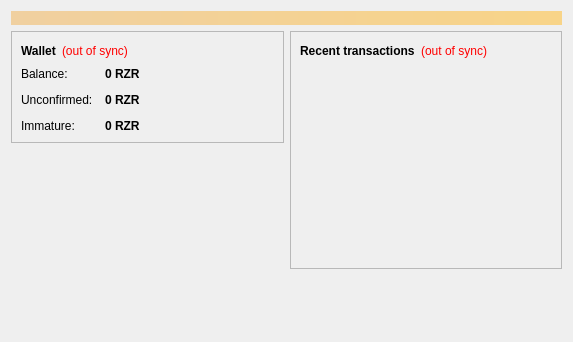
<?xml version="1.0" encoding="UTF-8"?>
<ui version="4.0">
 <class>OverviewPage</class>
 <widget class="QWidget" name="OverviewPage">
  <property name="geometry">
   <rect>
    <x>0</x>
    <y>0</y>
    <width>573</width>
    <height>342</height>
   </rect>
  </property>
  <property name="windowTitle">
   <string>Form</string>
  </property>
  <layout class="QVBoxLayout" name="topLayout">
   <item>
    <widget class="QLabel" name="labelAlerts">
     <property name="visible">
      <bool>false</bool>
     </property>
     <property name="styleSheet">
      <string notr="true">background-color: qlineargradient(x1: 0, y1: 0, x2: 1, y2: 0, stop:0 #F0D0A0, stop:1 #F8D488); color:#000000;</string>
     </property>
     <property name="wordWrap">
      <bool>true</bool>
     </property>
     <property name="margin">
      <number>3</number>
     </property>
    </widget>
   </item>
   <item>
    <layout class="QHBoxLayout" name="horizontalLayout" stretch="1,1">
     <item>
      <layout class="QVBoxLayout" name="verticalLayout_2">
       <item>
        <widget class="QFrame" name="frame">
         <property name="frameShape">
          <enum>QFrame::StyledPanel</enum>
         </property>
         <property name="frameShadow">
          <enum>QFrame::Raised</enum>
         </property>
         <layout class="QVBoxLayout" name="verticalLayout_4">
          <item>
           <layout class="QHBoxLayout" name="horizontalLayout_4">
            <item>
             <widget class="QLabel" name="label_5">
              <property name="font">
               <font>
                <weight>75</weight>
                <bold>true</bold>
               </font>
              </property>
              <property name="text">
               <string>Wallet</string>
              </property>
             </widget>
            </item>
            <item>
             <widget class="QLabel" name="labelWalletStatus">
              <property name="toolTip">
               <string>The displayed information may be out of date. Your wallet automatically synchronizes with the Razor network after a connection is established, but this process has not completed yet.</string>
              </property>
              <property name="styleSheet">
               <string notr="true">QLabel { color: red; }</string>
              </property>
              <property name="text">
               <string notr="true">(out of sync)</string>
              </property>
              <property name="alignment">
               <set>Qt::AlignLeading|Qt::AlignLeft|Qt::AlignVCenter</set>
              </property>
             </widget>
            </item>
            <item>
             <spacer name="horizontalSpacer_2">
              <property name="orientation">
               <enum>Qt::Horizontal</enum>
              </property>
              <property name="sizeHint" stdset="0">
               <size>
                <width>40</width>
                <height>20</height>
               </size>
              </property>
             </spacer>
            </item>
           </layout>
          </item>
          <item>
           <layout class="QFormLayout" name="formLayout_2">
            <property name="fieldGrowthPolicy">
             <enum>QFormLayout::AllNonFixedFieldsGrow</enum>
            </property>
            <property name="horizontalSpacing">
             <number>12</number>
            </property>
            <property name="verticalSpacing">
             <number>12</number>
            </property>
            <item row="0" column="0">
             <widget class="QLabel" name="label">
              <property name="text">
               <string>Balance:</string>
              </property>
             </widget>
            </item>
            <item row="0" column="1">
             <widget class="QLabel" name="labelBalance">
              <property name="font">
               <font>
                <weight>75</weight>
                <bold>true</bold>
               </font>
              </property>
              <property name="cursor">
               <cursorShape>IBeamCursor</cursorShape>
              </property>
              <property name="toolTip">
               <string>Your current balance</string>
              </property>
              <property name="text">
               <string notr="true">0 RZR</string>
              </property>
              <property name="textInteractionFlags">
               <set>Qt::LinksAccessibleByMouse|Qt::TextSelectableByKeyboard|Qt::TextSelectableByMouse</set>
              </property>
             </widget>
            </item>
            <item row="1" column="0">
             <widget class="QLabel" name="label_3">
              <property name="text">
               <string>Unconfirmed:</string>
              </property>
             </widget>
            </item>
            <item row="1" column="1">
             <widget class="QLabel" name="labelUnconfirmed">
              <property name="font">
               <font>
                <weight>75</weight>
                <bold>true</bold>
               </font>
              </property>
              <property name="cursor">
               <cursorShape>IBeamCursor</cursorShape>
              </property>
              <property name="toolTip">
               <string>Total of transactions that have yet to be confirmed, and do not yet count toward the current balance</string>
              </property>
              <property name="text">
               <string notr="true">0 RZR</string>
              </property>
              <property name="textInteractionFlags">
               <set>Qt::LinksAccessibleByMouse|Qt::TextSelectableByKeyboard|Qt::TextSelectableByMouse</set>
              </property>
             </widget>
            </item>
            <item row="2" column="0">
             <widget class="QLabel" name="labelImmatureText">
              <property name="text">
               <string>Immature:</string>
              </property>
             </widget>
            </item>
            <item row="2" column="1">
             <widget class="QLabel" name="labelImmature">
              <property name="font">
               <font>
                <weight>75</weight>
                <bold>true</bold>
               </font>
              </property>
              <property name="toolTip">
               <string>Mined balance that has not yet matured</string>
              </property>
              <property name="text">
               <string notr="true">0 RZR</string>
              </property>
              <property name="textInteractionFlags">
               <set>Qt::LinksAccessibleByMouse|Qt::TextSelectableByKeyboard|Qt::TextSelectableByMouse</set>
              </property>
             </widget>
            </item>
           </layout>
          </item>
         </layout>
        </widget>
       </item>
       <item>
        <spacer name="verticalSpacer">
         <property name="orientation">
          <enum>Qt::Vertical</enum>
         </property>
         <property name="sizeHint" stdset="0">
          <size>
           <width>20</width>
           <height>40</height>
          </size>
         </property>
        </spacer>
       </item>
      </layout>
     </item>
     <item>
      <layout class="QVBoxLayout" name="verticalLayout_3">
       <item>
        <widget class="QFrame" name="frame_2">
         <property name="frameShape">
          <enum>QFrame::StyledPanel</enum>
         </property>
         <property name="frameShadow">
          <enum>QFrame::Raised</enum>
         </property>
         <layout class="QVBoxLayout" name="verticalLayout">
          <item>
           <layout class="QHBoxLayout" name="horizontalLayout_2">
            <item>
             <widget class="QLabel" name="label_4">
              <property name="text">
               <string>&lt;b&gt;Recent transactions&lt;/b&gt;</string>
              </property>
             </widget>
            </item>
            <item>
             <widget class="QLabel" name="labelTransactionsStatus">
              <property name="toolTip">
               <string>The displayed information may be out of date. Your wallet automatically synchronizes with the Razor network after a connection is established, but this process has not completed yet.</string>
              </property>
              <property name="styleSheet">
               <string notr="true">QLabel { color: red; }</string>
              </property>
              <property name="text">
               <string notr="true">(out of sync)</string>
              </property>
              <property name="alignment">
               <set>Qt::AlignRight|Qt::AlignTrailing|Qt::AlignVCenter</set>
              </property>
             </widget>
            </item>
            <item>
             <spacer name="horizontalSpacer">
              <property name="orientation">
               <enum>Qt::Horizontal</enum>
              </property>
              <property name="sizeHint" stdset="0">
               <size>
                <width>40</width>
                <height>20</height>
               </size>
              </property>
             </spacer>
            </item>
           </layout>
          </item>
          <item>
           <widget class="QListView" name="listTransactions">
            <property name="styleSheet">
             <string notr="true">QListView { background: transparent; }</string>
            </property>
            <property name="frameShape">
             <enum>QFrame::NoFrame</enum>
            </property>
            <property name="verticalScrollBarPolicy">
             <enum>Qt::ScrollBarAlwaysOff</enum>
            </property>
            <property name="horizontalScrollBarPolicy">
             <enum>Qt::ScrollBarAlwaysOff</enum>
            </property>
            <property name="selectionMode">
             <enum>QAbstractItemView::NoSelection</enum>
            </property>
           </widget>
          </item>
         </layout>
        </widget>
       </item>
       <item>
        <spacer name="verticalSpacer_2">
         <property name="orientation">
          <enum>Qt::Vertical</enum>
         </property>
         <property name="sizeHint" stdset="0">
          <size>
           <width>20</width>
           <height>40</height>
          </size>
         </property>
        </spacer>
       </item>
      </layout>
     </item>
    </layout>
   </item>
  </layout>
 </widget>
 <resources/>
 <connections/>
</ui>
